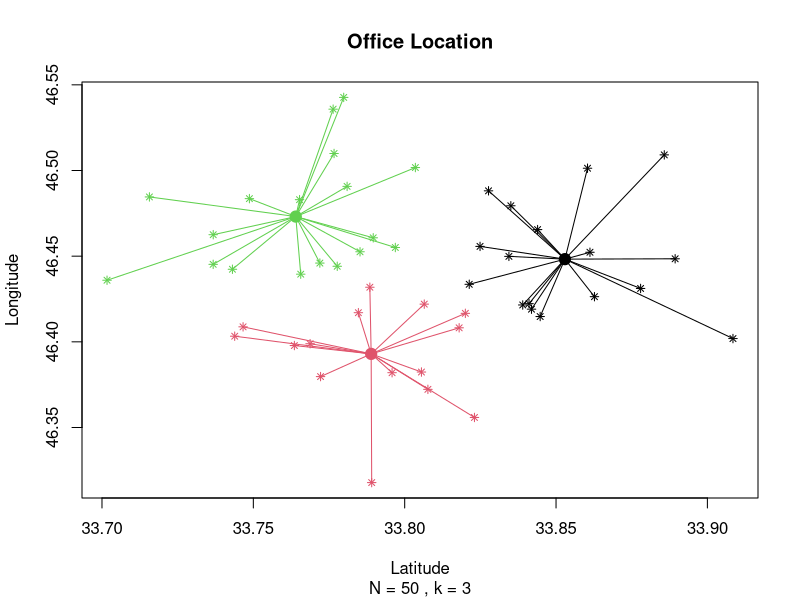

This chart was generated by the following R code:
# تابع محاسبه فاصله اقلیدسی میان یک نقطه و یک مرکز
# x1 : مختصات اول نقطه
# y1 : مختصات دوم نقطه
# x2 : مختصات اول مرکز
# y2 : مختصات دوم مرکز


dis <- function(x1, y1, x2, y2) {
  
  distance <- sqrt((x1 - x2)^2 + (y1 - y2)^2)
  
  return(distance)
}



# تابع  اصلی خوشه بندی
# x : ماتریس نقاط جغرافیایی
#     ستون اول = Latitude
#     ستون دوم = Longitude
# k : تعداد مراکز یا خوشهها



km <- function(x, k) {
  
  # تعداد نقاط جغرافیایی
  n <- nrow(x)
  
  

  # مرحله اول:
  # انتخاب تصادفی k نقطه از میان نقاط به عنوان مراکز اولیه

  
  selected_points <- sample(n, k)
  
  centers <- matrix(
    x[selected_points, ],
    nrow = k,
    ncol = 2
  )
  
  
  
  # ایجاد بردار عضویت نقاط
  # clust[i] مشخص میکند نقطه i به کدام مرکز تعلق دارد.
  # مقدار اولیه همه عضویتها صفر در نظر گرفته شده است.
  
  
  
  clust <- rep(0, n)
  
  
  # عضویت نقاط در تکرار قبلی
  oldclust <- rep(-1, n)
  
  
  # شمارنده تعداد تکرارهای الگوریتم
  iteration <- 0
  
  
  
  while (sum(clust != oldclust) != 0) {
    
    # ذخیره عضویت فعلی به عنوان عضویت قبلی
    oldclust <- clust
    
    
    # افزایش شمارنده تکرار
    iteration <- iteration + 1
    
    
    
    # ساخت ماتریس فاصله ها
    # سطر i مربوط به نقطه i است.
    # ستون j مربوط به مرکز j است.

    
    
    distance_matrix <- matrix(
      0,
      nrow = n,
      ncol = k
    )
    
    
    
    # محاسبه فاصله تمام نقاط از تمام مراکز
    
    
    
    for (j in 1:k) {
      
      distance_matrix[, j] <- dis(
        x[, 1],
        x[, 2],
        centers[j, 1],
        centers[j, 2]
      )
    }
    
    
    
    # تخصیص هر نقطه به نزدیک ترین نقطه به مرکز
  
    
    for (i in 1:n) {
      
      # پیدا کردن شماره مرکزی که کمترین فاصله را دارد
      nearest_center <- which(
        distance_matrix[i, ] == min(distance_matrix[i, ])
      )
      
      # اگر دو مرکز دقیقاً فاصله برابر داشته باشند،
      # اولین مرکز انتخاب می شود
      clust[i] <- nearest_center[1]
    }
    
    
    
    # محاسبه مراکز جدید
    # مرکز جدید هر خوشه برابر میانگین مختصات نقاط آن است.
    
    for (j in 1:k) {
      
      # تعداد نقاط متعلق به مرکز j
      number_of_points <- sum(clust == j)
      
      
      # در صورتی که خوشه خالی نباشد، مرکز آن بهروز میشود.
      if (number_of_points != 0) {
        
        # میانگین ستون اول نقاط خوشه j
        centers[j, 1] <- mean(
          x[which(clust == j), 1]
          
        )
        
        # میانگین ستون دوم نقاط خوشه j
        centers[j, 2] <- mean(
          x[which(clust == j), 2]
        )
      }
    }
  }
  
  
  
  # جداکردن داده های متعلق به هر خوشه
  # clustdata[[1]] = نقاط خوشه اول
  # clustdata[[2]] = نقاط خوشه دوم
  # و...
  
  
  
  clustdata <- list()
  
  
  # تعداد نقاط موجود در هر خوشه
  size <- rep(0, k)
  
  
  for (j in 1:k) {
    
    clustdata[[j]] <- x[which(clust == j), , drop = FALSE]
    
    size[j] <- sum(clust == j)
  }
  
  
  # قرار دادن نام برای ستونهای ماتریس مراکز
  colnames(centers) <- c("Latitude", "Longitude")
  
  

  # رسم نمودار نقاط و مراکز

  
  
  plot(
    x[, 1],
    x[, 2],
    type = "n",
    main = "Office Location",
    sub = paste("N =", n, ", k =", k),
    xlab = "Latitude",
    ylab = "Longitude"
  )
  
  
  # رسم پارهخط میان هر نقطه و مرکز خوشه آن
  for (i in 1:n) {
    
    segments(
      x0 = x[i, 1],
      y0 = x[i, 2],
      x1 = centers[clust[i], 1],
      y1 = centers[clust[i], 2],
      col = clust[i]
    )
  }
  
  
  
  # رسم خود نقاط جغرافیایی
  points(
    x[, 1],
    x[, 2],
    col = clust,
    pch = 8,
    cex = 0.8
  )
  
  
  # رسم مراکز نهایی 
  points(
    centers[, 1],
    centers[, 2],
    col = 1:k,
    pch = 19,
    cex = 1.5
  )
  
  
  
  result <- list(
    clustdata = clustdata,
    clust = clust,
    centers = centers,
    size = size,
    iteration = iteration
  )
  
  
  return(result)
}




# تولید داده های نمونه 


# برای آنکه در هر بار اجرا نتیجه یکسان باشد.
set.seed(123)


# تولید 50 نقطه جغرافیایی
x <- cbind(
  
  matrix(
    rnorm(
      50,
      mean = 33.8000,
      sd = 0.05
    ),
    ncol = 1
  ),
  
  matrix(
    rnorm(
      50,
      mean = 46.4333,
      sd = 0.05
    ),
    ncol = 1
  )
)



# انتخاب نام ستون ها
colnames(x) <- c("Latitude", "Longitude")



# اجرای تابع برای سه مرکز



answer <- km(x, 3)


# نمایش تمام خروجی
answer



# در صورت نیاز می توان اجزای خروجی را جداگانه مشاهده کرد.


# نقاط متعلق به هر خوشه
answer$clustdata

# شماره خوشه هر نقطه
answer$clust

# مختصات مراکز نهایی
answer$centers

# تعداد نقاط هر خوشه
answer$size

# تعداد تکرارهای الگوریتم
answer$iteration
